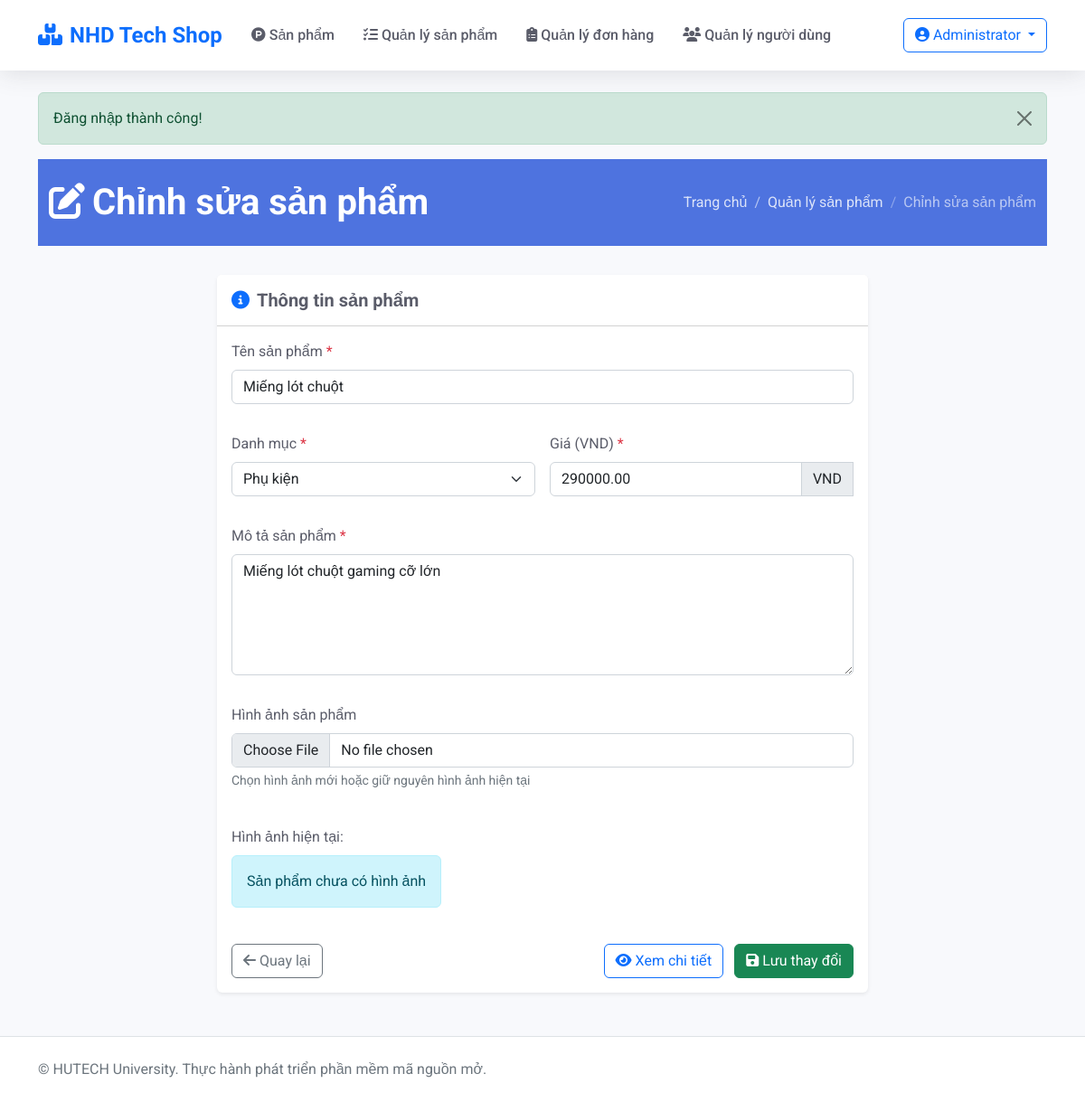
/Product/edit/100 (signed in), run on the app's committed database.
### tables this page shows
CREATE TABLE IF NOT EXISTS product (
 id INT AUTO_INCREMENT PRIMARY KEY,
 name VARCHAR(100) NOT NULL,
 description TEXT,
 price DECIMAL(10,2) NOT NULL,
 image VARCHAR(255) DEFAULT NULL,
 category_id INT,
 FOREIGN KEY (category_id) REFERENCES category(id) ON DELETE CASCADE
);

CREATE TABLE IF NOT EXISTS category (
 id INT AUTO_INCREMENT PRIMARY KEY,
 name VARCHAR(100) NOT NULL,
 description TEXT
);

### index.php (called while the page is built, shortened)
<?php
require_once 'app/models/ProductModel.php';
require_once 'app/models/CategoryModel.php';
$url = $_GET['url'] ?? '';
$url = rtrim($url, '/');
$url = filter_var($url, FILTER_SANITIZE_URL);
$url = explode('/', $url);
$action = isset($url[1]) && $url[1] != '' ? $url[1] : 'index';
$controller = new $controllerName();
call_user_func_array([$controller, $action], array_slice($url, 2));

### app/config/database.php (called while the page is built, shortened)
<?php
class Database {
    private $host = "localhost";
    private $db_name = "my_store";
    private $username = "root";
    private $password = "";
    public function getConnection() {
        $this->conn = null;        try {
            $this->conn = new PDO("mysql:host=" . $this->host . ";dbname=" . $this->db_name, $this->username, $this->password);
            $this->conn->setAttribute(PDO::ATTR_ERRMODE, PDO::ERRMODE_EXCEPTION);
            $this->conn->exec("set names utf8");
        } catch(PDOException $exception) {
            error_log("Database connection error: " . $exception->getMessage());
            throw $exception;
        }
        return $this->conn;
    }
}

### app/models/ProductModel.php (called while the page is built, shortened)
<?php
class ProductModel
{
    private $conn;
    private $table_name = "product";
    public function __construct($db)
    {
        $this->conn = $db;
    }
    public function getProductById($id)
    {
        $query = "SELECT p.*, c.name as category_name
                  FROM " . $this->table_name . " p
                  LEFT JOIN category c ON p.category_id = c.id
                  WHERE p.id = :id";
        $stmt = $this->conn->prepare($query);
        $stmt->bindParam(':id', $id);
        $stmt->execute();
        $result = $stmt->fetch(PDO::FETCH_OBJ);
        return $result;
    }
}

### app/models/CategoryModel.php (called while the page is built, shortened)
<?php
class CategoryModel
{
    private $conn;
    private $table_name = "category";
    public function __construct($db)
    {
        $this->conn = $db;
    }
    public function getCategories()
    {
        $query = "SELECT id, name, description FROM " . $this->table_name . " ORDER BY name ASC";
        $stmt = $this->conn->prepare($query);
        $stmt->execute();
        $result = $stmt->fetchAll(PDO::FETCH_OBJ);
        return $result;
    }
}
?>

### app/views/product/edit.php (the view, shortened to what this page needs)
<?php include 'app/views/shares/header.php'; ?>
<div class="admin-header">
    <div class="container">
        <div class="row align-items-center">
            <div class="col-md-6">
                <h1 class="admin-title">
                    <i class="fas fa-edit me-2"></i>Chỉnh sửa sản phẩm
                </h1>
            </div>
            <div class="col-md-6">
                <nav aria-label="breadcrumb">
                    <ol class="breadcrumb justify-content-md-end mb-0">
                        <li class="breadcrumb-item"><a href="/webbanhang/Product/">Trang chủ</a></li>
                        <li class="breadcrumb-item"><a href="/webbanhang/Product/manage">Quản lý sản phẩm</a></li>
                        <li class="breadcrumb-item active" aria-current="page">Chỉnh sửa sản phẩm</li>
                    </ol>
                </nav>
            </div>
        </div>
    </div>
</div>
<div class="container mt-4">
    <div class="row">
        <div class="col-lg-8 mx-auto">
            <div class="card border-0 shadow-sm">
                <div class="card-header bg-white py-3">
                    <h5 class="card-title mb-0 fw-bold">
                        <i class="fas fa-info-circle me-2 text-primary"></i>Thông tin sản phẩm
                    </h5>
                </div>
                <div class="card-body">
                    <form method="POST" action="/webbanhang/Product/update" enctype="multipart/form-data" onsubmit="return validateForm();" class="needs-validation" novalidate>
                        <div class="row g-3">
                            <div class="col-md-12 mb-3">
                                <label for="name" class="form-label">Tên sản phẩm <span class="text-danger">*</span></label>
                                <input type="text" id="name" name="name" class="form-control" value="<?php echo htmlspecialchars($product->name, ENT_QUOTES, 'UTF-8'); ?>" required>
                            </div>
                            <div class="col-md-6 mb-3">
                                <label for="category_id" class="form-label">Danh mục <span class="text-danger">*</span></label>
                                <select id="category_id" name="category_id" class="form-select" required>
                                    <?php foreach ($categories as $category): ?>
                                        <option value="<?php echo $category->id; ?>" <?php echo $category->id == $product->category_id ? 'selected' : ''; ?>>
                                            <?php echo htmlspecialchars($category->name, ENT_QUOTES, 'UTF-8'); ?>
                                        </option>
                                    <?php endforeach; ?>
                                </select>
                            </div>
                            <div class="col-md-6 mb-3">
                                <label for="price" class="form-label">Giá (VND) <span class="text-danger">*</span></label>
                                <div class="input-group">
                                    <input type="number" id="price" name="price" class="form-control" step="1000" min="0" value="<?php echo htmlspecialchars($product->price, ENT_QUOTES, 'UTF-8'); ?>" required>
                                    <span class="input-group-text">VND</span>
                                </div>
                            </div>
                            <div class="col-md-12 mb-3">
                                <label for="description" class="form-label">Mô tả sản phẩm <span class="text-danger">*</span></label>
                                <textarea id="description" name="description" class="form-control" rows="5" required><?php echo htmlspecialchars($product->description, ENT_QUOTES, 'UTF-8'); ?></textarea>
                            </div>
                            <div class="col-md-12 mb-3">
                                <label for="image" class="form-label">Hình ảnh sản phẩm</label>
                                <input type="file" id="image" name="image" class="form-control" accept="image/*">
                                <div class="form-text">Chọn hình ảnh mới hoặc giữ nguyên hình ảnh hiện tại</div>
                            </div>
                            <div class="col-md-12 mb-3">
                                <div class="current-image mt-2">
                                    <label class="form-label">Hình ảnh hiện tại:</label>
                                    <div class="d-flex align-items-center">
                                        <?php if ($product->image): ?>
                                            <img src="/webbanhang/<?php echo $product->image; ?>" alt="Current Image" class="img-thumbnail me-3" style="max-height: 150px;">
                                            <div class="form-check">
                                                <input class="form-check-input" type="checkbox" id="removeImage" name="remove_image" value="1">
                                                <label class="form-check-label" for="removeImage">
                                                    Xóa hình ảnh
                                                </label>
                                            </div>
                                        <?php else: ?>
                                            <div class="alert alert-info mb-0">Sản phẩm chưa có hình ảnh</div>
                                        <?php endif; ?>
                                    </div>
                                </div>
                            </div>
                        </div>
                        <div class="d-flex justify-content-between mt-4">
                            <a href="/webbanhang/Product/manage" class="btn btn-outline-secondary">
                                <i class="fas fa-arrow-left me-1"></i>Quay lại
                            </a>
                            <div>
                                <a href="/webbanhang/Product/show/<?php echo $product->id; ?>" class="btn btn-outline-primary me-2">
                                    <i class="fas fa-eye me-1"></i>Xem chi tiết
                                </a>
                                <button type="submit" class="btn btn-success">
                                    <i class="fas fa-save me-1"></i>Lưu thay đổi
                                </button>
                            </div>
                        </div>
                    </form>
                </div>
            </div>
        </div>
    </div>
</div>
<?php include 'app/views/shares/footer.php'; ?>

### app/views/shares/header.php (style rules this page uses)
:root { --primary-color: #4e73df; --secondary-color: #f8f9fc; --accent-color: #e74a3b; --text-color: #5a5c69; --light-color: #f8f9fc; --dark-color: #2e3148; --success-color: #1cc88a; --info-color: #36b9cc; --warning-color: #f6c23e; --danger-color: #e74a3b; }
body { font-family: 'Roboto', sans-serif; color: var(--text-color); background-color: #f8f9fc; }
.card { border: none; box-shadow: 0 0.15rem 1.75rem 0 rgba(58, 59, 69, 0.1); transition: transform 0.3s, box-shadow 0.3s; }
.admin-header { background-color: var(--primary-color); color: white; padding: 1.5rem 0; margin-bottom: 2rem; }
.admin-title { font-weight: 700; margin-bottom: 0; }
.breadcrumb-item a { color: white; opacity: 0.8; text-decoration: none; }
.breadcrumb-item.active { color: white; opacity: 0.6; }
.breadcrumb-item+.breadcrumb-item::before { color: white; opacity: 0.6; }

### app/views/product/edit.php (style rules this page uses)
.admin-header { background-color: #4e73df; color: white; padding: 1.5rem 0; margin-bottom: 2rem; }
.breadcrumb-item a { color: white; opacity: 0.8; text-decoration: none; }
.breadcrumb-item.active { color: white; opacity: 0.6; }
.breadcrumb-item+.breadcrumb-item::before { color: white; opacity: 0.6; }

### data on the page
product: name "Miếng lót chuột", category_id "Phụ kiện", price "290000.00", description "Miếng lót chuột gaming cỡ lớn"

### other printed values
$_SESSION['user']['fullname'] "Administrator"
$_SESSION['flash']['message'] "Đăng nhập thành công!"
